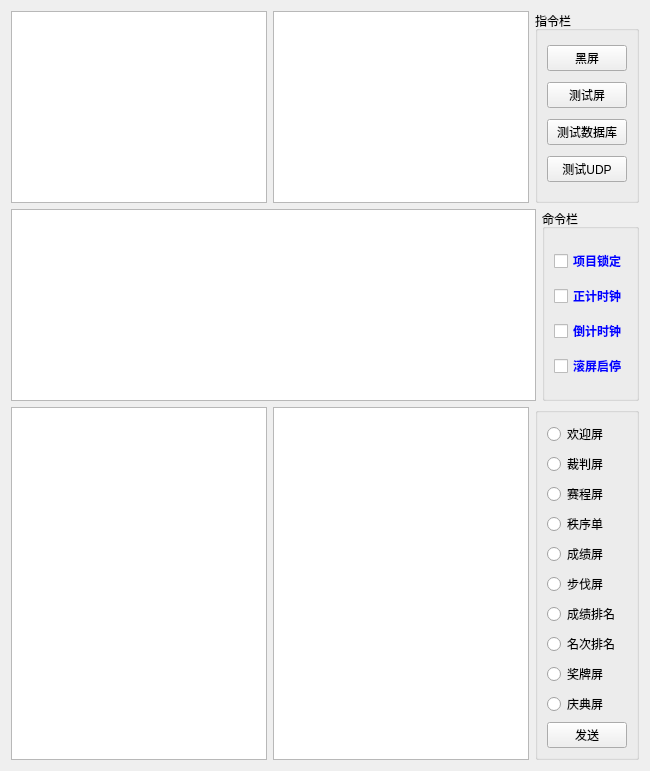
      <widget class="QWidget" name="tab">
       <attribute name="title">
        <string>报表打印</string>
       </attribute>
       <layout class="QVBoxLayout" name="verticalLayout_12">
        <item>
         <layout class="QHBoxLayout" name="horizontalLayout_17">
          <item>
           <widget class="QTreeWidget" name="trv_event_3">
            <property name="sizePolicy">
             <sizepolicy hsizetype="Expanding" vsizetype="Expanding">
              <horstretch>0</horstretch>
              <verstretch>0</verstretch>
             </sizepolicy>
            </property>
            <property name="minimumSize">
             <size>
              <width>100</width>
              <height>0</height>
             </size>
            </property>
            <attribute name="headerVisible">
             <bool>false</bool>
            </attribute>
            <column>
             <property name="text">
              <string notr="true">1</string>
             </property>
            </column>
           </widget>
          </item>
          <item>
           <widget class="QTableWidget" name="tbv_data_3">
            <property name="sizePolicy">
             <sizepolicy hsizetype="Expanding" vsizetype="Ignored">
              <horstretch>0</horstretch>
              <verstretch>0</verstretch>
             </sizepolicy>
            </property>
            <property name="selectionMode">
             <enum>QAbstractItemView::SingleSelection</enum>
            </property>
            <property name="selectionBehavior">
             <enum>QAbstractItemView::SelectRows</enum>
            </property>
            <attribute name="horizontalHeaderCascadingSectionResizes">
             <bool>true</bool>
            </attribute>
            <attribute name="horizontalHeaderShowSortIndicator" stdset="0">
             <bool>true</bool>
            </attribute>
            <attribute name="horizontalHeaderStretchLastSection">
             <bool>true</bool>
            </attribute>
            <attribute name="verticalHeaderShowSortIndicator" stdset="0">
             <bool>true</bool>
            </attribute>
            <attribute name="verticalHeaderStretchLastSection">
             <bool>true</bool>
            </attribute>
           </widget>
          </item>
          <item>
           <widget class="QGroupBox" name="gb_command_3">
            <property name="sizePolicy">
             <sizepolicy hsizetype="Fixed" vsizetype="Preferred">
              <horstretch>0</horstretch>
              <verstretch>0</verstretch>
             </sizepolicy>
            </property>
            <property name="minimumSize">
             <size>
              <width>100</width>
              <height>0</height>
             </size>
            </property>
            <property name="title">
             <string>指令栏</string>
            </property>
            <layout class="QVBoxLayout" name="verticalLayout_10">
             <item>
              <widget class="QPushButton" name="btn_black_3">
               <property name="text">
                <string>黑屏</string>
               </property>
              </widget>
             </item>
             <item>
              <widget class="QPushButton" name="btn_testled_3">
               <property name="text">
                <string>测试屏</string>
               </property>
              </widget>
             </item>
             <item>
              <widget class="QPushButton" name="btn_dbtest_3">
               <property name="text">
                <string>测试数据库</string>
               </property>
              </widget>
             </item>
             <item>
              <widget class="QPushButton" name="btn_testudp_3">
               <property name="text">
                <string>测试UDP</string>
               </property>
              </widget>
             </item>
            </layout>
           </widget>
          </item>
         </layout>
        </item>
        <item>
         <layout class="QHBoxLayout" name="horizontalLayout_6">
          <item>
           <widget class="QTableWidget" name="tbv_title_3">
            <property name="sizePolicy">
             <sizepolicy hsizetype="Expanding" vsizetype="Preferred">
              <horstretch>0</horstretch>
              <verstretch>0</verstretch>
             </sizepolicy>
            </property>
            <property name="minimumSize">
             <size>
              <width>0</width>
              <height>100</height>
             </size>
            </property>
           </widget>
          </item>
          <item>
           <widget class="QGroupBox" name="groupBox_5">
            <property name="title">
             <string>命令栏</string>
            </property>
            <layout class="QVBoxLayout" name="verticalLayout_11">
             <property name="spacing">
              <number>0</number>
             </property>
             <item>
              <widget class="QCheckBox" name="ckb_matchselected_3">
               <property name="palette">
                <palette>
                 <active>
                  <colorrole role="WindowText">
                   <brush brushstyle="SolidPattern">
                    <color alpha="255">
                     <red>0</red>
                     <green>0</green>
                     <blue>255</blue>
                    </color>
                   </brush>
                  </colorrole>
                 </active>
                 <inactive>
                  <colorrole role="WindowText">
                   <brush brushstyle="SolidPattern">
                    <color alpha="255">
                     <red>0</red>
                     <green>0</green>
                     <blue>255</blue>
                    </color>
                   </brush>
                  </colorrole>
                 </inactive>
                 <disabled>
                  <colorrole role="WindowText">
                   <brush brushstyle="SolidPattern">
                    <color alpha="255">
                     <red>120</red>
                     <green>120</green>
                     <blue>120</blue>
                    </color>
                   </brush>
                  </colorrole>
                 </disabled>
                </palette>
               </property>
               <property name="font">
                <font>
                 <family>微软雅黑</family>
                 <weight>75</weight>
                 <bold>true</bold>
                </font>
               </property>
               <property name="text">
                <string>项目锁定</string>
               </property>
              </widget>
             </item>
             <item>
              <widget class="QCheckBox" name="ckb_five_3">
               <property name="palette">
                <palette>
                 <active>
                  <colorrole role="WindowText">
                   <brush brushstyle="SolidPattern">
                    <color alpha="255">
                     <red>0</red>
                     <green>0</green>
                     <blue>255</blue>
                    </color>
                   </brush>
                  </colorrole>
                 </active>
                 <inactive>
                  <colorrole role="WindowText">
                   <brush brushstyle="SolidPattern">
                    <color alpha="255">
                     <red>0</red>
                     <green>0</green>
                     <blue>255</blue>
                    </color>
                   </brush>
                  </colorrole>
                 </inactive>
                 <disabled>
                  <colorrole role="WindowText">
                   <brush brushstyle="SolidPattern">
                    <color alpha="255">
                     <red>120</red>
                     <green>120</green>
                     <blue>120</blue>
                    </color>
                   </brush>
                  </colorrole>
                 </disabled>
                </palette>
               </property>
               <property name="font">
                <font>
                 <family>微软雅黑</family>
                 <weight>75</weight>
                 <bold>true</bold>
                </font>
               </property>
               <property name="text">
                <string>正计时钟</string>
               </property>
              </widget>
             </item>
             <item>
              <widget class="QCheckBox" name="ckb_twenty_3">
               <property name="palette">
                <palette>
                 <active>
                  <colorrole role="WindowText">
                   <brush brushstyle="SolidPattern">
                    <color alpha="255">
                     <red>0</red>
                     <green>0</green>
                     <blue>255</blue>
                    </color>
                   </brush>
                  </colorrole>
                 </active>
                 <inactive>
                  <colorrole role="WindowText">
                   <brush brushstyle="SolidPattern">
                    <color alpha="255">
                     <red>0</red>
                     <green>0</green>
                     <blue>255</blue>
                    </color>
                   </brush>
                  </colorrole>
                 </inactive>
                 <disabled>
                  <colorrole role="WindowText">
                   <brush brushstyle="SolidPattern">
                    <color alpha="255">
                     <red>120</red>
                     <green>120</green>
                     <blue>120</blue>
                    </color>
                   </brush>
                  </colorrole>
                 </disabled>
                </palette>
               </property>
               <property name="font">
                <font>
                 <family>微软雅黑</family>
                 <weight>75</weight>
                 <bold>true</bold>
                </font>
               </property>
               <property name="text">
                <string>倒计时钟</string>
               </property>
              </widget>
             </item>
             <item>
              <widget class="QCheckBox" name="ckb_scrolling_3">
               <property name="palette">
                <palette>
                 <active>
                  <colorrole role="WindowText">
                   <brush brushstyle="SolidPattern">
                    <color alpha="255">
                     <red>0</red>
                     <green>0</green>
                     <blue>255</blue>
                    </color>
                   </brush>
                  </colorrole>
                 </active>
                 <inactive>
                  <colorrole role="WindowText">
                   <brush brushstyle="SolidPattern">
                    <color alpha="255">
                     <red>0</red>
                     <green>0</green>
                     <blue>255</blue>
                    </color>
                   </brush>
                  </colorrole>
                 </inactive>
                 <disabled>
                  <colorrole role="WindowText">
                   <brush brushstyle="SolidPattern">
                    <color alpha="255">
                     <red>120</red>
                     <green>120</green>
                     <blue>120</blue>
                    </color>
                   </brush>
                  </colorrole>
                 </disabled>
                </palette>
               </property>
               <property name="font">
                <font>
                 <family>微软雅黑</family>
                 <weight>75</weight>
                 <bold>true</bold>
                </font>
               </property>
               <property name="text">
                <string>滚屏启停</string>
               </property>
              </widget>
             </item>
            </layout>
           </widget>
          </item>
         </layout>
        </item>
        <item>
         <layout class="QHBoxLayout" name="horizontalLayout_5">
          <item>
           <widget class="QTextEdit" name="txt_data_3"/>
          </item>
          <item>
           <widget class="QTableWidget" name="tbv_register_3">
            <property name="sizePolicy">
             <sizepolicy hsizetype="Expanding" vsizetype="Ignored">
              <horstretch>0</horstretch>
              <verstretch>0</verstretch>
             </sizepolicy>
            </property>
            <property name="selectionMode">
             <enum>QAbstractItemView::SingleSelection</enum>
            </property>
            <property name="selectionBehavior">
             <enum>QAbstractItemView::SelectRows</enum>
            </property>
            <attribute name="horizontalHeaderCascadingSectionResizes">
             <bool>true</bool>
            </attribute>
            <attribute name="horizontalHeaderShowSortIndicator" stdset="0">
             <bool>true</bool>
            </attribute>
            <attribute name="horizontalHeaderStretchLastSection">
             <bool>true</bool>
            </attribute>
            <attribute name="verticalHeaderShowSortIndicator" stdset="0">
             <bool>true</bool>
            </attribute>
            <attribute name="verticalHeaderStretchLastSection">
             <bool>true</bool>
            </attribute>
           </widget>
          </item>
          <item>
           <widget class="QGroupBox" name="groupBox_4">
            <property name="sizePolicy">
             <sizepolicy hsizetype="Preferred" vsizetype="Expanding">
              <horstretch>0</horstretch>
              <verstretch>0</verstretch>
             </sizepolicy>
            </property>
            <property name="minimumSize">
             <size>
              <width>100</width>
              <height>270</height>
             </size>
            </property>
            <property name="title">
             <string/>
            </property>
            <layout class="QVBoxLayout" name="verticalLayout_9">
             <item>
              <widget class="QRadioButton" name="rdo_welcome_3">
               <property name="text">
                <string>欢迎屏</string>
               </property>
              </widget>
             </item>
             <item>
              <widget class="QRadioButton" name="rdo_judge_3">
               <property name="text">
                <string>裁判屏</string>
               </property>
              </widget>
             </item>
             <item>
              <widget class="QRadioButton" name="rdo_schedule_3">
               <property name="text">
                <string>赛程屏</string>
               </property>
              </widget>
             </item>
             <item>
              <widget class="QRadioButton" name="rdo_startlist_3">
               <property name="text">
                <string>秩序单</string>
               </property>
              </widget>
             </item>
             <item>
              <widget class="QRadioButton" name="rdo_result_3">
               <property name="text">
                <string>成绩屏</string>
               </property>
              </widget>
             </item>
             <item>
              <widget class="QRadioButton" name="rdo_step_3">
               <property name="text">
                <string>步伐屏</string>
               </property>
              </widget>
             </item>
             <item>
              <widget class="QRadioButton" name="rdo_resultlist_3">
               <property name="text">
                <string>成绩排名</string>
               </property>
              </widget>
             </item>
             <item>
              <widget class="QRadioButton" name="rdo_ranklist_3">
               <property name="text">
                <string>名次排名</string>
               </property>
              </widget>
             </item>
             <item>
              <widget class="QRadioButton" name="rdo_medal_3">
               <property name="text">
                <string>奖牌屏</string>
               </property>
              </widget>
             </item>
             <item>
              <widget class="QRadioButton" name="rdo_celebrate_3">
               <property name="text">
                <string>庆典屏</string>
               </property>
              </widget>
             </item>
             <item>
              <widget class="QPushButton" name="btn_ok_3">
               <property name="sizePolicy">
                <sizepolicy hsizetype="Fixed" vsizetype="Fixed">
                 <horstretch>0</horstretch>
                 <verstretch>0</verstretch>
                </sizepolicy>
               </property>
               <property name="minimumSize">
                <size>
                 <width>40</width>
                 <height>0</height>
                </size>
               </property>
               <property name="text">
                <string>发送</string>
               </property>
               <property name="checkable">
                <bool>false</bool>
               </property>
               <property name="checked">
                <bool>false</bool>
               </property>
              </widget>
             </item>
            </layout>
           </widget>
          </item>
         </layout>
        </item>
       </layout>
      </widget>
